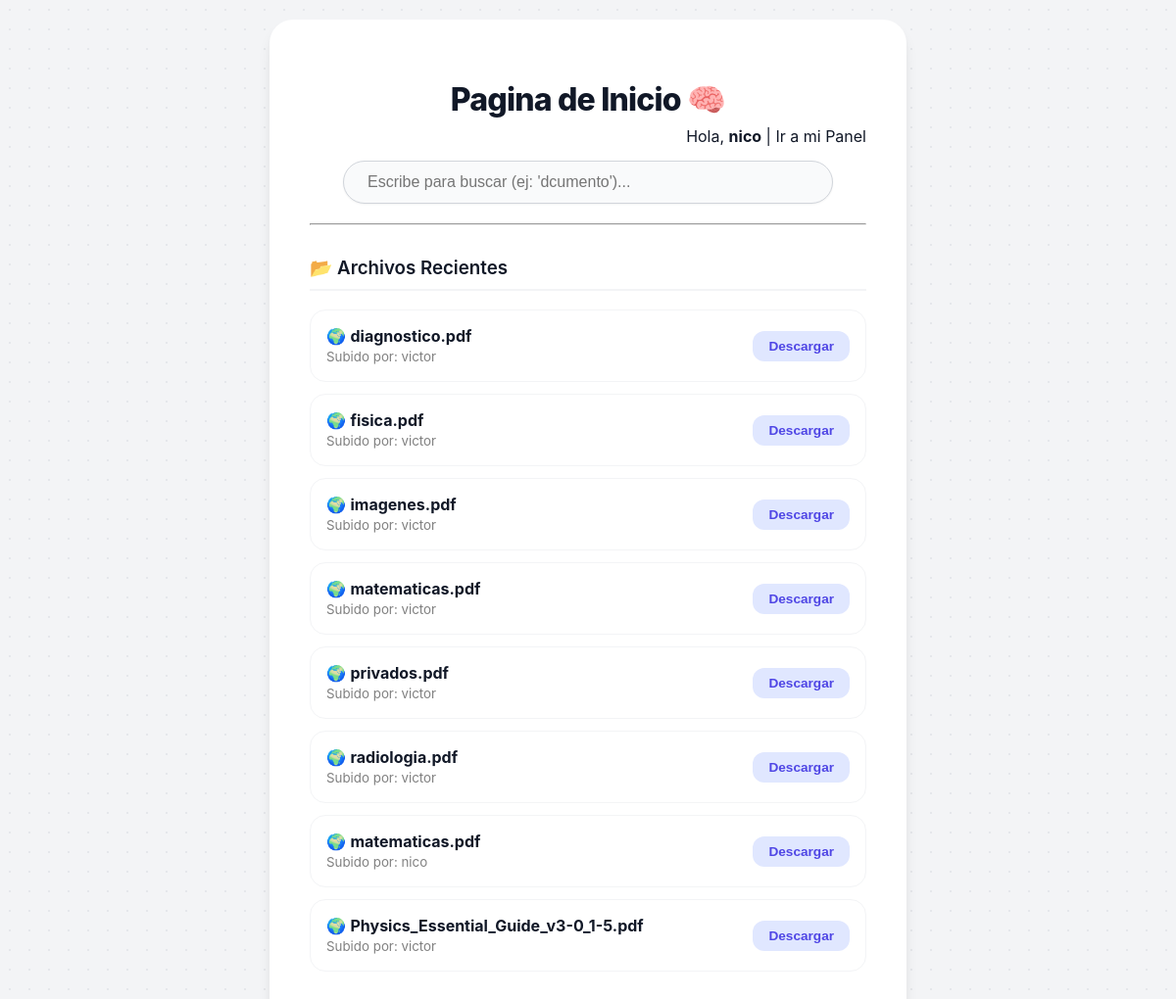
The app's page / (signed in) with its own data.
### app.py (models this page shows)
class User(UserMixin, db.Model):
    id = db.Column(db.Integer, primary_key=True)
    username = db.Column(db.String(150), unique=True, nullable=False)
    email = db.Column(db.String(150), unique=True, nullable=False)
    password = db.Column(db.String(150), nullable=False)
    files = db.relationship('File', backref='owner', lazy=True)

class File(db.Model):
    id = db.Column(db.Integer, primary_key=True)
    filename = db.Column(db.String(300))
    user_id = db.Column(db.Integer, db.ForeignKey('user.id'))
    is_public = db.Column(db.Boolean, default=False)  # Verdadero = Público, Falso = Privado

### app.py (the view)
@app.route('/')
def home():
    public_files = File.query.filter_by(is_public=True).all()
    return render_template('home.html', files=public_files)

### app.py (called while the page is built)
@login_manager.user_loader
def load_user(user_id):
    return User.query.get(int(user_id))

### templates/home.html (shortened to what this page needs)
<!DOCTYPE html>
<html lang="es">
<head>
    <link rel="stylesheet" href="{{ url_for('static', filename='style.css') }}">
</head>
<body>
    <div class="container">
        <h1>Pagina de Inicio 🧠</h1>
        <div style="text-align: right; margin-bottom: 15px;">
            {% if current_user.is_authenticated %}
                <span>Hola, <b>{{ current_user.username }}</b></span> |
                <a href="/dashboard">Ir a mi Panel</a>
            {% else %}
                <a href="/login">Iniciar Sesión</a>
            {% endif %}
        </div>
        <div class="search-container">
            <div class="search-box">
                <input type="text" id="searchInput" class="search-input" placeholder="Escribe para buscar (ej: 'dcumento')..." autocomplete="off">
            </div>
        </div>
        <hr>
        <h3>📂 Archivos Recientes</h3>
        <ul id="filesList">
            {% for file in files %}
                <li>
                    <span>
                        {% if file.is_public %} 🌍 {% else %} 🔒 {% endif %}
                        <strong>{{ file.filename }}</strong>
                        <br><small style="color: grey;">Subido por: {{ file.owner.username }}</small>
                    </span>
                    <a href="{{ url_for('download', file_id=file.id) }}">
                        <button class="btn-download">Descargar</button>
                    </a>
                </li>
            {% else %}
                <p style="text-align: center; color: #777;">No hay archivos para mostrar.</p>
            {% endfor %}
        </ul>
    </div>
</body>
</html>

### static/style.css (style rules this page uses)
:root { --primary-color: #4f46e5; --primary-hover: #4338ca; --bg-color: #f3f4f6; --card-bg: #ffffff; --text-main: #111827; --text-muted: #6b7280; --danger: #ef4444; --success: #10b981; --warning: #f59e0b; --shadow-sm: 0 1px 2px 0 rgba(0, 0, 0, 0.05); --shadow-md: 0 4px 6px -1px rgba(0, 0, 0, 0.1), 0 2px 4px -1px rgba(0, 0, 0, 0.06); --shadow-lg: 0 10px 15px -3px rgba(0, 0, 0, 0.1), 0 4px 6px -2px rgba(0, 0, 0, 0.05); }
* { box-sizing: border-box; }
body { font-family: 'Inter', 'Segoe UI', system-ui, -apple-system, sans-serif; background-color: var(--bg-color); background-image: radial-gradient(#e5e7eb 1px, transparent 1px); background-size: 20px 20px; margin: 0; display: flex; justify-content: center; align-items: center; min-height: 100vh; color: var(--text-main); padding: 20px; }
.container { background-color: var(--card-bg); width: 100%; max-width: 650px; padding: 2.5rem; border-radius: 1.5rem; box-shadow: var(--shadow-lg); border: 1px solid rgba(255, 255, 255, 0.5); }
h1, h2 { font-weight: 800; color: var(--text-main); text-align: center; margin-bottom: 0.5rem; letter-spacing: -0.025em; }
h3 { font-weight: 600; margin-top: 2rem; color: var(--text-main); border-bottom: 2px solid var(--bg-color); padding-bottom: 10px; }
a { text-decoration: none; color: inherit; }
input[type="text"], input[type="password"], input[type="email"], input[type="file"] { width: 100%; padding: 0.75rem 1rem; border: 1px solid #d1d5db; border-radius: 0.75rem; font-size: 1rem; transition: all 0.2s; background-color: #f9fafb; }
.search-container { position: relative; margin-bottom: 2rem; }
.search-box { display: flex; gap: 10px; }
.search-input { border-radius: 50px !important; padding-left: 1.5rem !important; border: 1px solid #d1d5db; box-shadow: var(--shadow-sm); }
button { padding: 0.75rem 1.5rem; border: none; border-radius: 0.75rem; font-weight: 600; font-size: 0.95rem; cursor: pointer; transition: all 0.2s ease; display: inline-flex; align-items: center; justify-content: center; gap: 0.5rem; }
.btn-download { background-color: #e0e7ff; color: var(--primary-color); padding: 0.5rem 1rem; font-size: 0.85rem; }
ul { list-style: none; padding: 0; }
li { background: white; border: 1px solid #f3f4f6; margin-bottom: 0.75rem; padding: 1rem; border-radius: 1rem; display: flex; justify-content: space-between; align-items: center; transition: transform 0.2s, box-shadow 0.2s; }

### templates/home.html (style rules this page uses)
.search-container { position: relative; max-width: 500px; margin: 0 auto 20px auto; }
.search-box { display: flex; gap: 10px; }
.search-input { flex-grow: 1; padding: 12px; border-radius: 5px; border: 1px solid #ddd; font-size: 16px; }

### records on screen
User: username "nico"
File: filename "diagnostico.pdf", owner.username "victor"
File: filename "fisica.pdf", owner.username "victor"
File: filename "imagenes.pdf", owner.username "victor"
File: filename "matematicas.pdf", owner.username "victor"
File: filename "privados.pdf", owner.username "victor"
File: filename "radiologia.pdf", owner.username "victor"
File: filename "matematicas.pdf", owner.username "nico"
File: filename "Physics_Essential_Guide_v3-0_1-5.pdf", owner.username "victor"
